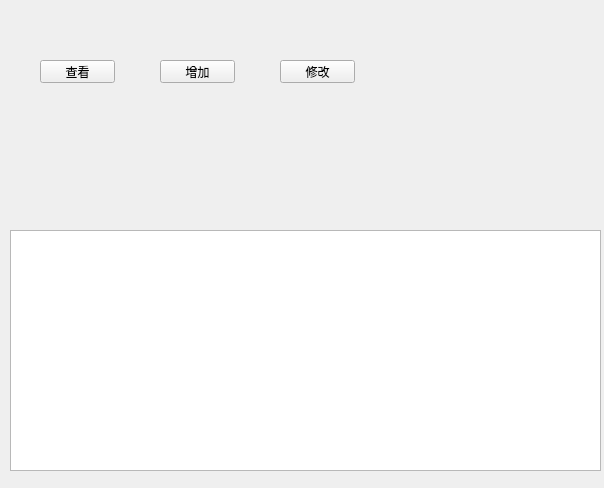
<?xml version="1.0" encoding="UTF-8"?>
<ui version="4.0">
 <class>EmployeeManageUI</class>
 <widget class="QWidget" name="EmployeeManageUI">
  <property name="geometry">
   <rect>
    <x>0</x>
    <y>0</y>
    <width>604</width>
    <height>488</height>
   </rect>
  </property>
  <property name="windowTitle">
   <string>Form</string>
  </property>
  <widget class="QTableView" name="tableView">
   <property name="geometry">
    <rect>
     <x>10</x>
     <y>230</y>
     <width>591</width>
     <height>241</height>
    </rect>
   </property>
  </widget>
  <widget class="QPushButton" name="pushButton">
   <property name="geometry">
    <rect>
     <x>160</x>
     <y>60</y>
     <width>75</width>
     <height>23</height>
    </rect>
   </property>
   <property name="text">
    <string>增加</string>
   </property>
  </widget>
  <widget class="QPushButton" name="pushButton_2">
   <property name="geometry">
    <rect>
     <x>280</x>
     <y>60</y>
     <width>75</width>
     <height>23</height>
    </rect>
   </property>
   <property name="text">
    <string>修改</string>
   </property>
  </widget>
  <widget class="QPushButton" name="pushButton_3">
   <property name="geometry">
    <rect>
     <x>40</x>
     <y>60</y>
     <width>75</width>
     <height>23</height>
    </rect>
   </property>
   <property name="text">
    <string>查看</string>
   </property>
  </widget>
 </widget>
 <resources/>
 <connections/>
</ui>
